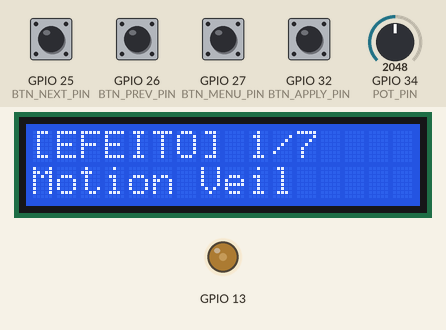
Recording of a sketch running on a simulated ESP32. On the bench: 16×2 character LCD, output pins drawn as LEDs (lit = HIGH). Inputs (shaded band) come from the test bench; at power-on: GPIO 25 (BTN_NEXT_PIN), GPIO 26 (BTN_PREV_PIN), GPIO 27 (BTN_MENU_PIN), GPIO 32 (BTN_APPLY_PIN) HIGH, GPIO 34 (POT_PIN) = 2048. WiFi joins after 1.5 s; servers stay silent unless stated; random numbers use the default seed unless the sketch sets one; EEPROM starts erased; no MQTT or app messages arrive unless stated; what the sketch prints to the serial monitor is not drawn.

Above: at 5.0 s.
5.1 s: GPIO 27 (BTN_MENU_PIN) pulled LOW for 1 s
At 6.1 s:
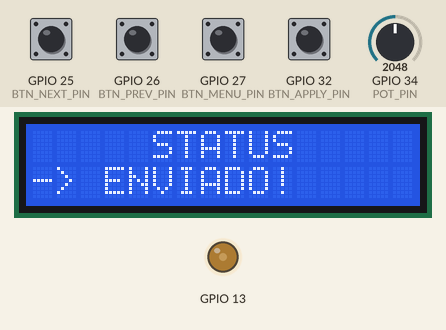
7.8 s: GPIO 25 (BTN_NEXT_PIN) pulled LOW for 1 s
At 9.4 s:
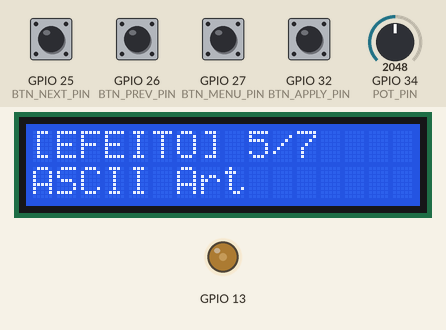
10.3 s: GPIO 25 (BTN_NEXT_PIN) pulled LOW for 0.15 s
At 11.2 s:
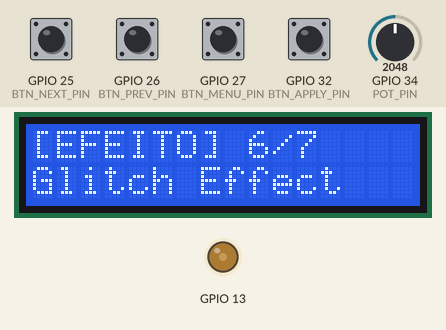
11.9 s: GPIO 25 (BTN_NEXT_PIN) pulled LOW for 0.15 s
At 12.4 s:
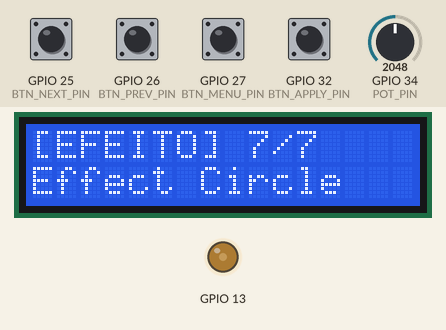
13.5 s: GPIO 27 (BTN_MENU_PIN) pulled LOW for 1 s
At 13.63 s:
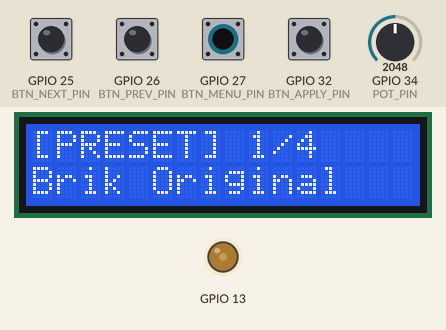
16.0 s: GPIO 32 (BTN_APPLY_PIN) pulled LOW for 0.15 s
At 16.8 s:
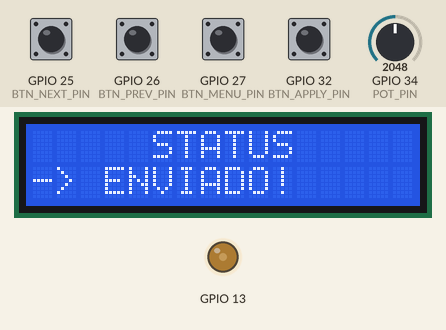
Timing chart, 0 to 18.6 s (numbered marks = the images above; inputs shaded):
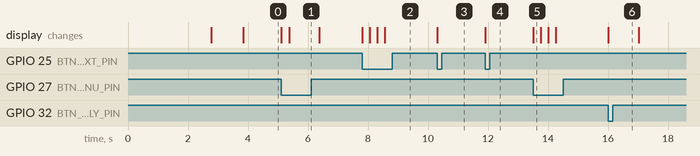

The sketch:

tracked.ino
```cpp
// ============================================================
// Tracked Remote — ESP32 + LCD 1602A (MagicTracked Remote Controller via MQTT)
// ============================================================
// Wiring (4-bit parallel mode for ESP32 - 3.3V Logic):
//   LCD RS  → GPIO 19   LCD Enable → GPIO 23
//   LCD D4  → GPIO 18   LCD D5     → GPIO 17
//   LCD D6  → GPIO 16   LCD D7     → GPIO 15
//   LCD R/W → GND       (CRITICAL! Must be GND to protect ESP32)
//   LCD VDD → 5V (VIN)  LCD VSS    → GND
//   LCD V0  → GPIO 13   (Contrast control via PWM)
//
// Buttons (INPUT_PULLUP):
//   BTN_PREV  (GPIO 26) → Item Anterior
//   BTN_NEXT  (GPIO 25) → Próximo Item
//   BTN_MENU  (GPIO 27) → Alterna entre 4 Modos (Segure ao ligar para Resetar
//   Wi-Fi/Portal) BTN_APPLY (GPIO 32) → Aplicar Efeito/Preset ou Disparar Ação
//   POT_PIN   (GPIO 34) → Ajuste em Tempo Real dos Parâmetros
// ============================================================

#include <ESPmDNS.h>
#include <LiquidCrystal.h>
#include <Preferences.h>
#include <PubSubClient.h>
#include <WiFi.h>
#include <WiFiManager.h>

Preferences preferences;

// ── Pin Configuration ──────────────────────────────────────
LiquidCrystal lcd(19, 23, 18, 17, 16, 15);
#define BTN_PREV_PIN 26
#define BTN_NEXT_PIN 25
#define BTN_MENU_PIN 27
#define BTN_APPLY_PIN 32
#define POT_PIN 34

// ── Networking & MQTT ──────────────────────────────────────
WiFiClient espClient;
PubSubClient mqttClient(espClient);

char brokerIp[64] = "a1d0120f.ala.us-east-1.emqxsl.com";
const int MQTT_PORT = 1883;
bool shouldSaveConfig = false;

// Callback para salvar configurações do WiFiManager
void saveParamsCallback() { shouldSaveConfig = true; }

// ── Busca de Hostname por mDNS ─────────────────────────────
bool resolveMacAddress() {
  Serial.println("[mDNS] Buscando 'magictracked.local' na rede Wi-Fi...");
  IPAddress resolvedIp;

  // Tenta resolver via mDNS nativo com timeout curto (300ms) para não travar o
  // loop
  resolvedIp = MDNS.queryHost("magictracked.local", 300);

  if (resolvedIp == INADDR_NONE || resolvedIp == IPAddress(0, 0, 0, 0)) {
    WiFi.hostByName("magictracked.local", resolvedIp);
  }

  if (resolvedIp != INADDR_NONE && resolvedIp != IPAddress(0, 0, 0, 0)) {
    snprintf(brokerIp, sizeof(brokerIp), "%d.%d.%d.%d", resolvedIp[0],
             resolvedIp[1], resolvedIp[2], resolvedIp[3]);
    Serial.printf("[mDNS] Mac encontrado em: %s\n", brokerIp);
    return true;
  }

  Serial.println("[mDNS] Não foi possível resolver magictracked.local. Usando "
                 "IP salvo/fallback.");
  return false;
}

// ── Remote Control Modes ───────────────────────────────────
enum ControllerMode {
  MODE_EFFECTS = 0,
  MODE_PRESETS = 1,
  MODE_PARAMS = 2,
  MODE_ACTIONS = 3
};

ControllerMode currentMode = MODE_EFFECTS;
int selectedIndex = 0;

// ── Data Lists ─────────────────────────────────────────────
struct EffectItem {
  const char *displayName;
  const char *cmdId;
};

EffectItem EFFECTS_LIST[] = {{"Motion Veil", "motionVeil"},
                             {"Liquid Ripple", "liquidRipple"},
                             {"Thermal Vision", "thermalVision"},
                             {"TouchDesigner", "touchDesignerPortal"},
                             {"ASCII Art", "ascii"},
                             {"Glitch Effect", "glitch"},
                             {"Effect Circle", "circle"}};
const int TOTAL_EFFECTS = 7;

struct PresetItem {
  const char *displayName;
  const char *cmdId;
};

PresetItem PRESETS_LIST[] = {{"Brik Original", "brik"},
                             {"Liquid Glass", "liquidGlass"},
                             {"Neon Prism", "neonPrism"},
                             {"Rainbow Silk", "silkCloth"}};
const int TOTAL_PRESETS = 4;

struct ParamItem {
  const char *displayName;
  const char *paramId;
  float minVal;
  float maxVal;
  bool isInt;
};

ParamItem PARAMS_LIST[] = {
    {"Iridescencia", "uIridescence", 0.0f, 1.0f, false},
    {"Dispersao RGB", "uChromaticDispersion", 0.0f, 0.15f, false},
    {"Ondulacao", "uWaveRipple", 0.0f, 1.0f, false},
    {"Opacidade", "uOpacity", 0.0f, 1.0f, false},
    {"Refracao", "uRefractionStrength", 0.0f, 150.0f, true},
    {"Esqueleto", "skeletonLineWidth", 1.0f, 6.0f, false}};
const int TOTAL_PARAMS = 6;

struct ActionItem {
  const char *displayName;
  const char *cmdId;
};

ActionItem ACTIONS_LIST[] = {{"Play / Pause", "play"},
                             {"Gravar Tela", "rec_toggle"},
                             {"Reset Controls", "reset"},
                             {"Tela Cheia", "fullscreen"}};
const int TOTAL_ACTIONS = 4;

// ── Potentiometer State ────────────────────────────────────
int lastPotRaw = -1;
unsigned long lastPotSendTime = 0;

// ── Button Debounce ────────────────────────────────────────
unsigned long lastBtnMenuTime = 0;
unsigned long lastBtnPrevTime = 0;
unsigned long lastBtnNextTime = 0;
unsigned long lastBtnApplyTime = 0;
const unsigned long BTN_COOLDOWN = 250;

// ── LCD Status Overlay ─────────────────────────────────────
String overlayMsg = "";
unsigned long overlayTimeout = 0;

// ── MQTT Callback for incoming status from Mac ──────────────
void mqttCallback(char *topic, byte *payload, unsigned int length) {
  String msg = "";
  for (unsigned int i = 0; i < length; i++) {
    msg += (char)payload[i];
  }
  Serial.printf("[MQTT RX] %s: %s\n", topic, msg.c_str());

  if (String(topic) == "magictracked/status/app") {
    overlayMsg = "Mac: Conectado";
    overlayTimeout = millis() + 2000;
  }
}

void reconnectMQTT() {
  if (!mqttClient.connected()) {
    mqttClient.setServer(brokerIp, MQTT_PORT);

    Serial.print("Conectando ao Broker MQTT (");
    Serial.print(brokerIp);
    Serial.println(")...");

    String clientId = "ESP32_TrackedRemote_" + String(random(0xffff), HEX);
    if (mqttClient.connect(clientId.c_str(), "tracked_user",
                           "tufjow-racxof-roRxo9")) {
      Serial.println("MQTT Conectado com sucesso!");
      mqttClient.subscribe("magictracked/status/#");
      mqttClient.publish("magictracked/cmd/action", "connect_ack");
    } else {
      Serial.print("Falha na conexao MQTT, rc=");
      Serial.println(mqttClient.state());
    }
  }
}

// ── LCD UI Rendering ───────────────────────────────────────
void updateLcdDisplay() {
  if (overlayTimeout > 0 && millis() < overlayTimeout) {
    lcd.setCursor(0, 0);
    lcd.print("     STATUS     ");
    lcd.setCursor(0, 1);
    String padded = overlayMsg;
    while (padded.length() < 16)
      padded += ' ';
    lcd.print(padded.substring(0, 16));
    return;
  }

  char line1[17];
  char line2[17];

  switch (currentMode) {
  case MODE_EFFECTS: {
    snprintf(line1, sizeof(line1), "[EFEITO] %d/%d   ", selectedIndex + 1,
             TOTAL_EFFECTS);
    snprintf(line2, sizeof(line2), "%-16s",
             EFFECTS_LIST[selectedIndex].displayName);
    break;
  }
  case MODE_PRESETS: {
    snprintf(line1, sizeof(line1), "[PRESET] %d/%d   ", selectedIndex + 1,
             TOTAL_PRESETS);
    snprintf(line2, sizeof(line2), "%-16s",
             PRESETS_LIST[selectedIndex].displayName);
    break;
  }
  case MODE_PARAMS: {
    ParamItem item = PARAMS_LIST[selectedIndex];
    int potVal = analogRead(POT_PIN);
    float norm = (float)potVal / 4095.0f;
    float calculatedVal = item.minVal + norm * (item.maxVal - item.minVal);

    snprintf(line1, sizeof(line1), "[PAR] %-10s", item.displayName);
    if (item.isInt) {
      snprintf(line2, sizeof(line2), "Val: %-5d      ", (int)calculatedVal);
    } else {
      snprintf(line2, sizeof(line2), "Val: %-5.2f     ", calculatedVal);
    }
    break;
  }
  case MODE_ACTIONS: {
    snprintf(line1, sizeof(line1), "[AÇÃO] %d/%d     ", selectedIndex + 1,
             TOTAL_ACTIONS);
    snprintf(line2, sizeof(line2), "%-16s",
             ACTIONS_LIST[selectedIndex].displayName);
    break;
  }
  }

  lcd.setCursor(0, 0);
  lcd.print(line1);
  lcd.setCursor(0, 1);
  lcd.print(line2);
}

// ── Publish MQTT Command ───────────────────────────────────
void sendMqttCommand(const char *subtopic, const char *payload) {
  if (!mqttClient.connected()) {
    reconnectMQTT();
  }

  if (mqttClient.connected()) {
    String topic = "magictracked/cmd/" + String(subtopic);
    mqttClient.publish(topic.c_str(), payload);
    Serial.printf("[MQTT TX] %s -> %s\n", topic.c_str(), payload);

    overlayMsg = "-> ENVIADO!     ";
    overlayTimeout = millis() + 1000;
    updateLcdDisplay();
  }
}

// ── Handle Buttons ─────────────────────────────────────────
void checkButtons() {
  unsigned long now = millis();

  // 1. BTN MENU (GPIO 27) -> Switch Mode
  if (digitalRead(BTN_MENU_PIN) == LOW) {
    if (now - lastBtnMenuTime > BTN_COOLDOWN) {
      lastBtnMenuTime = now;
      currentMode = (ControllerMode)((currentMode + 1) % 4);
      selectedIndex = 0;
      updateLcdDisplay();
    }
  }

  // 2. BTN PREV (GPIO 26) -> Previous Item
  if (digitalRead(BTN_PREV_PIN) == LOW) {
    if (now - lastBtnPrevTime > BTN_COOLDOWN) {
      lastBtnPrevTime = now;
      int maxItems = (currentMode == MODE_EFFECTS)   ? TOTAL_EFFECTS
                     : (currentMode == MODE_PRESETS) ? TOTAL_PRESETS
                     : (currentMode == MODE_PARAMS)  ? TOTAL_PARAMS
                                                     : TOTAL_ACTIONS;

      selectedIndex = (selectedIndex - 1 + maxItems) % maxItems;
      updateLcdDisplay();
    }
  }

  // 3. BTN NEXT (GPIO 25) -> Next Item
  if (digitalRead(BTN_NEXT_PIN) == LOW) {
    if (now - lastBtnNextTime > BTN_COOLDOWN) {
      lastBtnNextTime = now;
      int maxItems = (currentMode == MODE_EFFECTS)   ? TOTAL_EFFECTS
                     : (currentMode == MODE_PRESETS) ? TOTAL_PRESETS
                     : (currentMode == MODE_PARAMS)  ? TOTAL_PARAMS
                                                     : TOTAL_ACTIONS;

      selectedIndex = (selectedIndex + 1) % maxItems;
      updateLcdDisplay();
    }
  }

  // 4. BTN APPLY (GPIO 32) -> Confirm / Trigger Action
  if (digitalRead(BTN_APPLY_PIN) == LOW) {
    if (now - lastBtnApplyTime > BTN_COOLDOWN) {
      lastBtnApplyTime = now;

      if (currentMode == MODE_EFFECTS) {
        sendMqttCommand("effect", EFFECTS_LIST[selectedIndex].cmdId);
      } else if (currentMode == MODE_PRESETS) {
        sendMqttCommand("preset", PRESETS_LIST[selectedIndex].cmdId);
      } else if (currentMode == MODE_ACTIONS) {
        sendMqttCommand("action", ACTIONS_LIST[selectedIndex].cmdId);
      }
    }
  }
}

// ── Handle Potentiometer Smooth Reading ────────────────────
void checkPotentiometer() {
  if (currentMode != MODE_PARAMS)
    return;

  unsigned long now = millis();
  int raw = analogRead(POT_PIN);

  if (abs(raw - lastPotRaw) > 30) {
    lastPotRaw = raw;
    updateLcdDisplay();

    if (now - lastPotSendTime > 80) {
      lastPotSendTime = now;

      ParamItem item = PARAMS_LIST[selectedIndex];
      float norm = (float)raw / 4095.0f;
      float calculatedVal = item.minVal + norm * (item.maxVal - item.minVal);

      char jsonPayload[64];
      if (item.isInt) {
        snprintf(jsonPayload, sizeof(jsonPayload),
                 "{\"param\":\"%s\",\"value\":%d}", item.paramId,
                 (int)calculatedVal);
      } else {
        snprintf(jsonPayload, sizeof(jsonPayload),
                 "{\"param\":\"%s\",\"value\":%.3f}", item.paramId,
                 calculatedVal);
      }

      sendMqttCommand("param", jsonPayload);
    }
  }
}

// ── Setup ──────────────────────────────────────────────────
void setup() {
  Serial.begin(115200);

  preferences.begin("tracked_remote", false);
  String savedIp = preferences.getString("broker_ip", "a1d0120f.ala.us-east-1.emqxsl.com");
  // Se a Flash contiver o IP antigo 192.168.0.8, força a atualização para o EMQX Cloud
  if (savedIp == "192.168.0.8" || savedIp.length() == 0) {
    savedIp = "a1d0120f.ala.us-east-1.emqxsl.com";
    preferences.putString("broker_ip", savedIp);
  }
  savedIp.toCharArray(brokerIp, sizeof(brokerIp));

  pinMode(BTN_PREV_PIN, INPUT_PULLUP);
  pinMode(BTN_NEXT_PIN, INPUT_PULLUP);
  pinMode(BTN_MENU_PIN, INPUT_PULLUP);
  pinMode(BTN_APPLY_PIN, INPUT_PULLUP);

  pinMode(13, OUTPUT);
  analogWrite(13, 75);

  lcd.begin(16, 2);
  lcd.clear();
  lcd.setCursor(0, 0);
  lcd.print(" MagicTracked ");
  lcd.setCursor(0, 1);
  lcd.print("Remote Controller");
  delay(1200);

  // WiFiManager com Campo Personalizado para o Broker MQTT
  WiFiManager wifiManager;
  wifiManager.setSaveParamsCallback(saveParamsCallback);
  wifiManager.setConnectTimeout(15);

  WiFiManagerParameter custom_broker_ip("broker_ip", "Host MQTT Broker",
                                        brokerIp, 64);
  wifiManager.addParameter(&custom_broker_ip);

  // Se o Botão MENU (GPIO 27) estiver Pressionado ao Ligar, Força o Reset do
  // Wi-Fi e abre o Portal Captivo!
  if (digitalRead(BTN_MENU_PIN) == LOW) {
    lcd.clear();
    lcd.setCursor(0, 0);
    lcd.print(" Resetando Wi-Fi");
    lcd.setCursor(0, 1);
    lcd.print(" Abrindo Portal ");
    delay(2000);
    wifiManager.resetSettings();
  }

  if (!wifiManager.autoConnect("MagicTracked-Remote")) {
    Serial.println("Falha ao conectar no Wi-Fi");
    lcd.clear();
    lcd.setCursor(0, 0);
    lcd.print("  Wi-Fi Erro!   ");
    delay(2000);
    ESP.restart();
  }

  // Se o usuário preencheu/alterou o IP do Mac no portal captivo
  if (shouldSaveConfig) {
    String newIp = String(custom_broker_ip.getValue());
    newIp.trim();
    if (newIp.length() > 0) {
      newIp.toCharArray(brokerIp, sizeof(brokerIp));
      preferences.putString("broker_ip", brokerIp);
      Serial.println("Novo Host MQTT salvo na Flash: " + newIp);
    }
  }

  Serial.println("\nWi-Fi Conectado!");
  Serial.print("IP ESP32: ");
  Serial.println(WiFi.localIP());

  // Iniciar cliente mDNS no ESP32 antes de fazer consultas
  if (MDNS.begin("trackedremote")) {
    Serial.println("Responder mDNS do ESP32 iniciado (trackedremote.local)");
  }

  // 🔍 Se for o broker em nuvem EMQX, conecta direto sem tentar mDNS local
  if (String(brokerIp).indexOf("emqxsl.com") >= 0) {
    lcd.clear();
    lcd.setCursor(0, 0);
    lcd.print("  EMQX Cloud   ");
    lcd.setCursor(0, 1);
    lcd.print(" Conectando...  ");
    delay(1000);
  } else if (resolveMacAddress()) {
    lcd.clear();
    lcd.setCursor(0, 0);
    lcd.print(" Mac Encontrado!");
    lcd.setCursor(0, 1);
    lcd.print(brokerIp);
    delay(1500);
  } else {
    lcd.clear();
    lcd.setCursor(0, 0);
    lcd.print(" Usando IP Salvo");
    lcd.setCursor(0, 1);
    lcd.print(brokerIp);
    delay(1500);
  }

  mqttClient.setServer(brokerIp, MQTT_PORT);
  mqttClient.setCallback(mqttCallback);

  // Conecta imediatamente ao MQTT no boot
  reconnectMQTT();

  lcd.clear();
  updateLcdDisplay();
}

// ── Main Loop ──────────────────────────────────────────────
void loop() {
  if (WiFi.status() == WL_CONNECTED) {
    if (!mqttClient.connected()) {
      static unsigned long lastMqttRetry = 0;
      if (millis() - lastMqttRetry > 5000) {
        lastMqttRetry = millis();
        reconnectMQTT();
      }
    } else {
      mqttClient.loop();
    }
  }

  checkButtons();
  checkPotentiometer();

  if (overlayTimeout > 0 && millis() >= overlayTimeout) {
    overlayTimeout = 0;
    updateLcdDisplay();
  }

  delay(10);
}
```

Measured:
- after the input at 5.1 s, the display: first changes at once (image 1 shows a later state)
- after the input at 7.8 s, the display: first changes at once (image 2 shows a later state)
- after the input at 10.3 s, the display: changes at once (image 3)
- after the input at 11.9 s, the display: changes at once (image 4)
- after the input at 13.5 s, the display: changes at once (image 5)
- after the input at 16.0 s, the display: changes at once (image 6)
